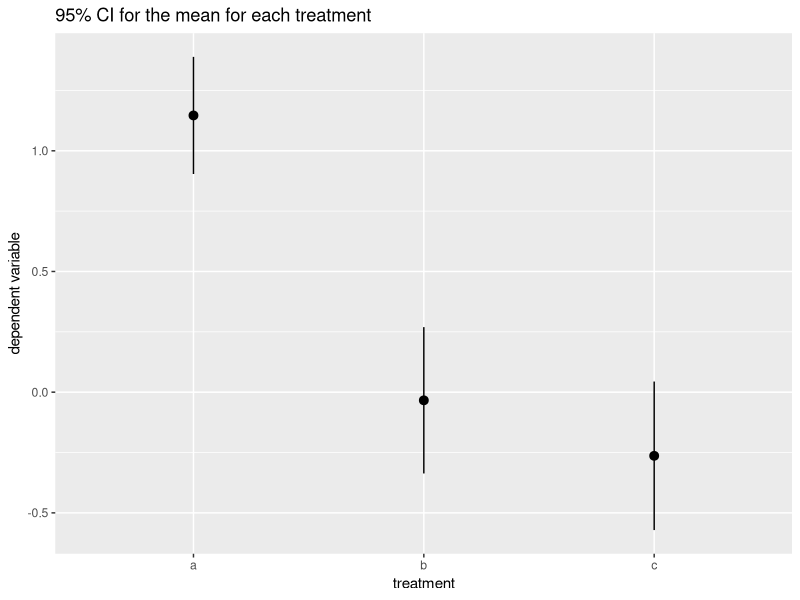

Recreate this plot in R.
## ---- chunk 1
knitr::opts_chunk$set(echo = TRUE, message = FALSE)
## ---- chunk 2
library(dplyr)
library(ggplot2)
## ---- chunk 3
m1 <- lm(Sepal.Length ~ Species, data = iris)
anova(m1)
## ---- chunk 4
qf(0.95, 2, 172)
## ---- chunk 5
set.seed(1313)
df <- data.frame(y = rnorm(150), t = as.factor(c(rep("a", 50), rep("b", 50), rep("c", 50))))
df %>% glimpse()
## ---- chunk 6
mdf <- lm(y ~ t, df)
anova(mdf)
## ---- chunk 7
df2 <- data.frame(y = c(rnorm(50, 1, 1), rnorm(100, 0, 1)), t = as.factor(c(rep("a", 50), rep("b", 50), rep("c", 50))))
## ---- chunk 8
mdf2 <- lm(y ~ t, df2)
anova(mdf2)
## ---- chunk 9
ci <- \(t) mean_se(t, mult = 1.96)
ggplot(df2, aes(t, y)) +
  stat_summary(fun.data = ci) +
  labs(title = "95% CI for the mean for each treatment", x = "treatment", y = "dependent variable")
